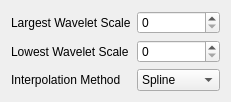
<?xml version="1.0" encoding="UTF-8"?>
<ui version="4.0">
 <class>Form</class>
 <widget class="QWidget" name="Form">
  <property name="windowTitle">
   <string>Form</string>
  </property>
  <layout class="QVBoxLayout" name="verticalLayout">
   <item>
    <layout class="QFormLayout" name="formLayout_2">
     <property name="fieldGrowthPolicy">
      <enum>QFormLayout::AllNonFixedFieldsGrow</enum>
     </property>
     <item row="0" column="0">
      <widget class="QLabel" name="largestWaveletScaleLabel">
       <property name="text">
        <string>Largest Wavelet Scale</string>
       </property>
      </widget>
     </item>
     <item row="0" column="1">
      <widget class="QSpinBox" name="largestWaveletScaleSpinBox"/>
     </item>
     <item row="1" column="0">
      <widget class="QLabel" name="lowestWaveletScaleLabel">
       <property name="text">
        <string>Lowest Wavelet Scale</string>
       </property>
      </widget>
     </item>
     <item row="1" column="1">
      <widget class="QSpinBox" name="lowestWaveletScaleSpinBox"/>
     </item>
     <item row="2" column="0">
      <widget class="QLabel" name="interpolationMethodLabel">
       <property name="text">
        <string>Interpolation Method</string>
       </property>
      </widget>
     </item>
     <item row="2" column="1">
      <widget class="QComboBox" name="interpolationMethodComboBox">
       <item>
        <property name="text">
         <string>Spline</string>
        </property>
       </item>
       <item>
        <property name="text">
         <string>Quadratic</string>
        </property>
       </item>
       <item>
        <property name="text">
         <string>Linear</string>
        </property>
       </item>
      </widget>
     </item>
    </layout>
   </item>
  </layout>
 </widget>
 <resources/>
 <connections/>
</ui>
